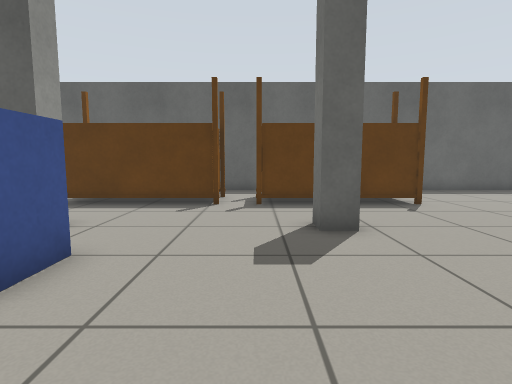
view 1 (above)

24 first-person views from a walk through a robot-simulator world made for Gazebo. The camera is 0.72 m above the floor, tilts 6° down and sees 80° across. The floor is counted in squares, 0.5 m on a side. Each view is taken from the middle of a square. On the plan, view 1 faces up. The plan holds only what a view shows up to about 14 squares ahead; the rest is blank.

view 2
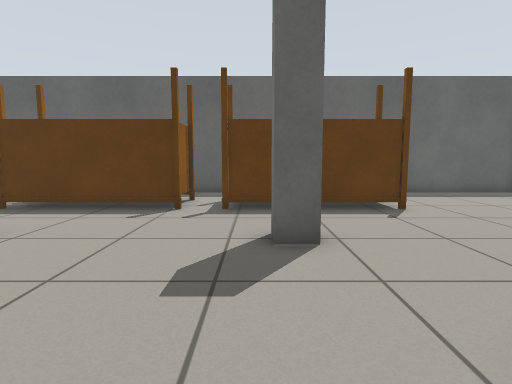

view 3
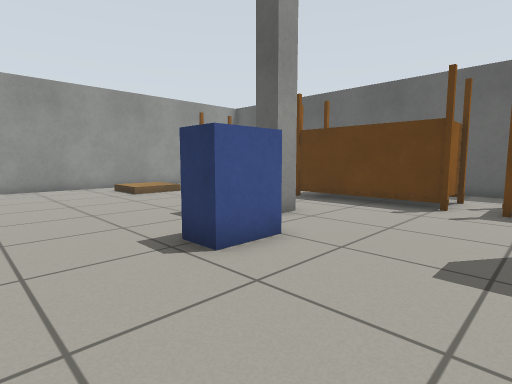

view 4
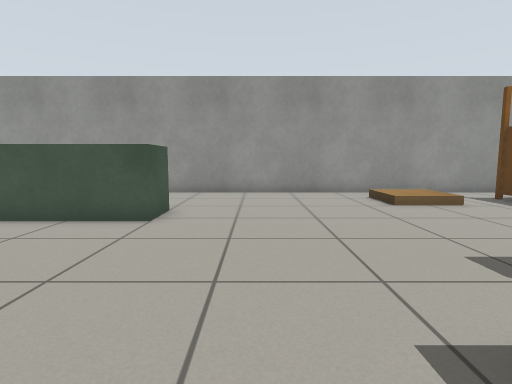

view 5
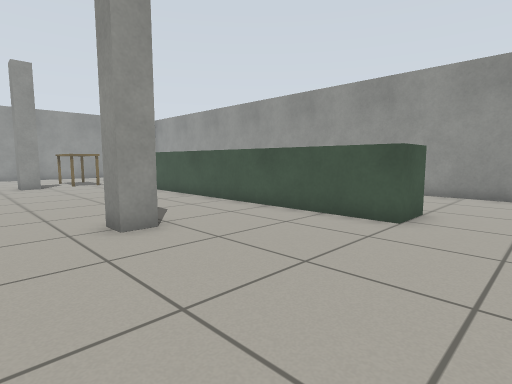

view 6
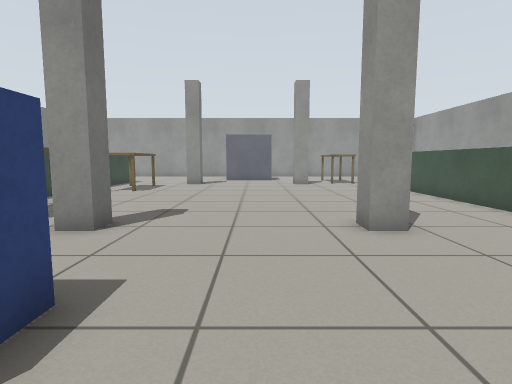

view 7
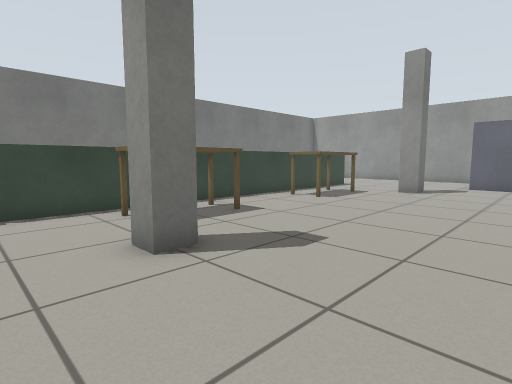

view 8
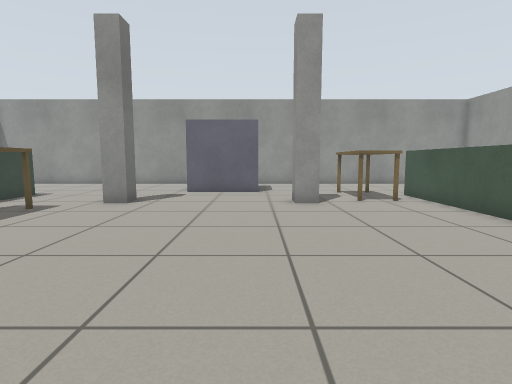

view 9
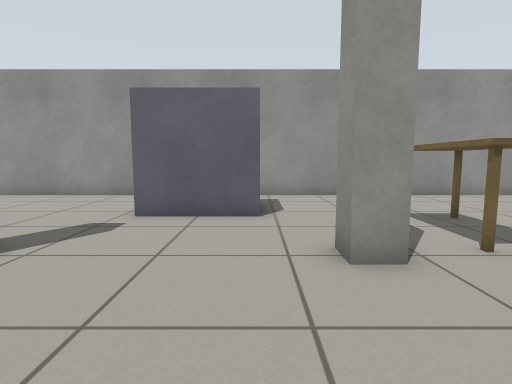

view 10
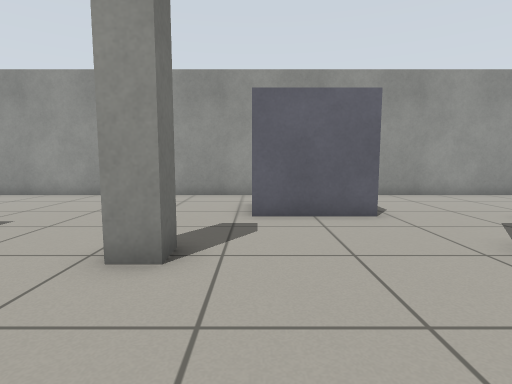

view 11
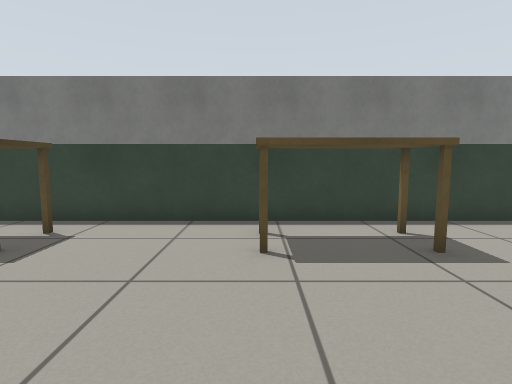

view 12
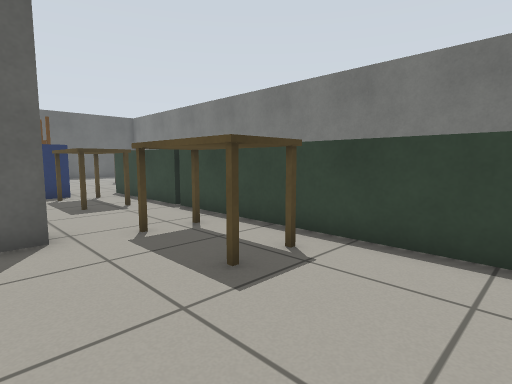

view 13
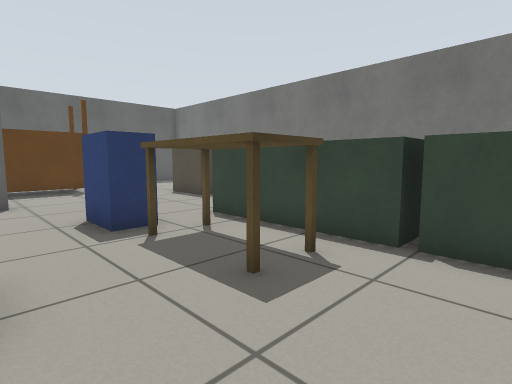

view 14
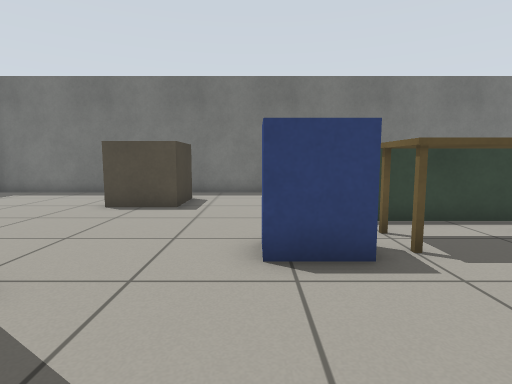

view 15
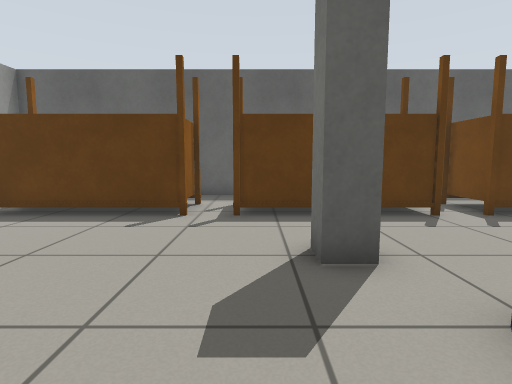

view 16
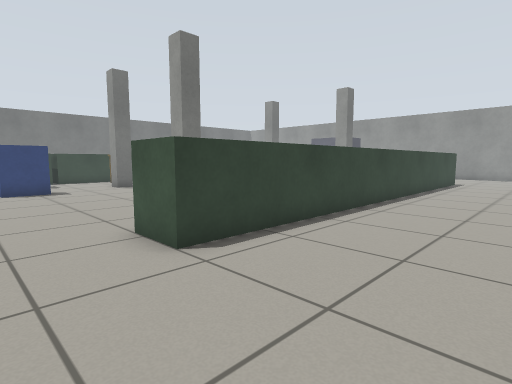

view 17
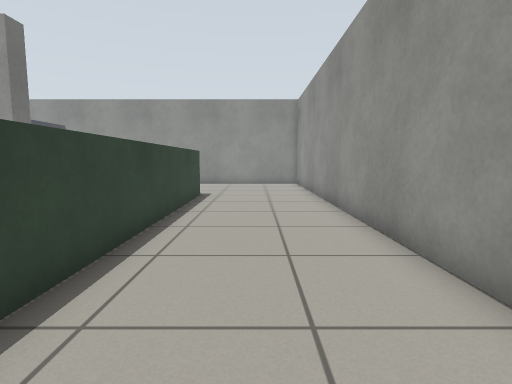

view 18
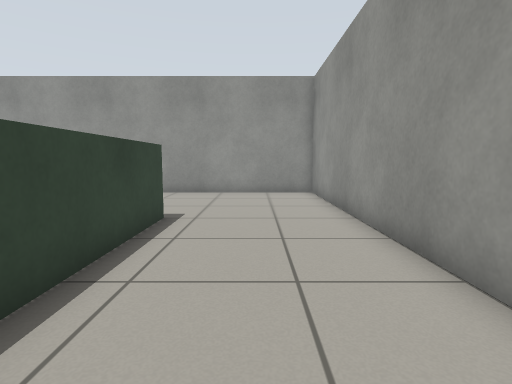

view 19
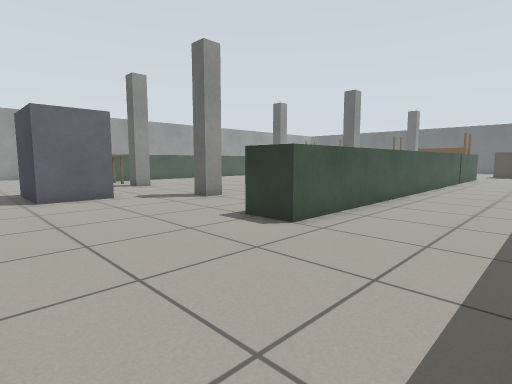

view 20
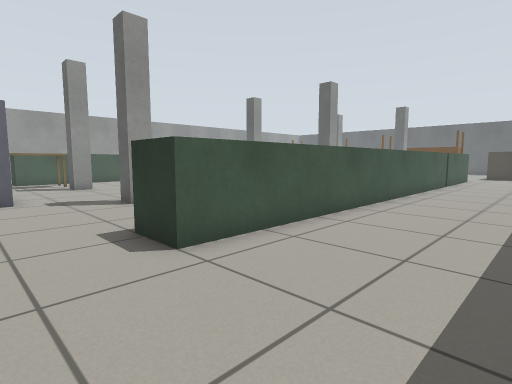

view 21
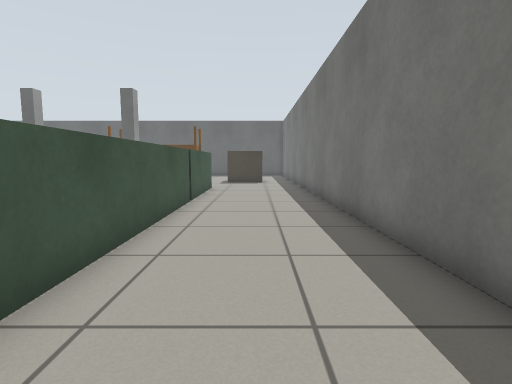

view 22
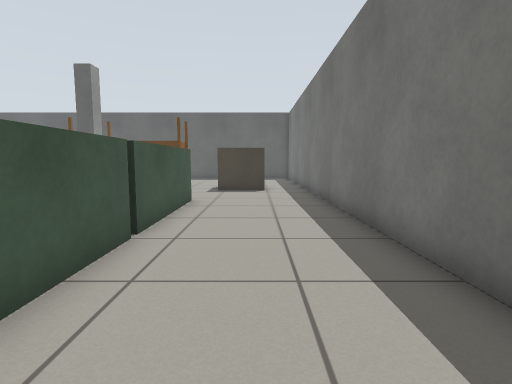

view 23
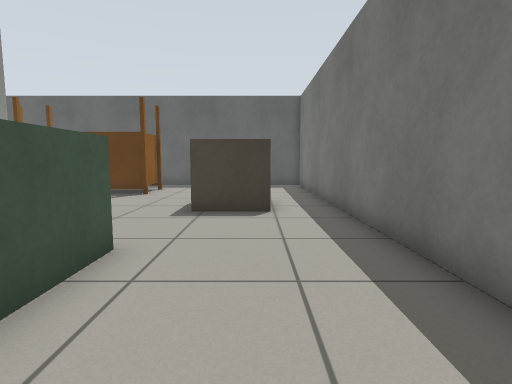

view 24
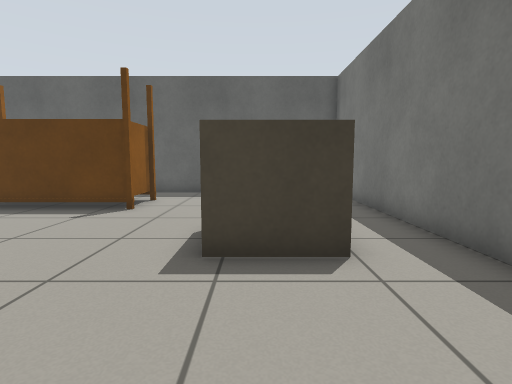

### Floor plan
Key: @ floor where view 1 was taken; # wall or solid block; . main floor; : floor 0.15 m higher than the main floor; P grey post; B blue box; G green box; R grey box; W brown box; O other object.
Columns run from 16 left of view 1 to 13 right of it. Each row starts with its distance up from view 1.
 15 ##############################
 14 #       ..    ..     ........#
 13 #       ..    ...    ........#
 12 #       O.O    OO    O.......#
 11 #..     O.     OO    O.......#
 10 #..OOOOOO.OOOOOOOOOOOO.......#
  9 # ...........................#
  8 #   ...................... ..#
  7 #   :......P......P.....W  ..#
  6 #.  :......P......P.....WWW..#
  5 #............................#
  4 #...........BB...............#
  3 #...........BB......B........#
  2 #..................BB..G.....#
  1 #.....................GG.....#
  0 #...............@...OOGG.....#
 -1 #...............BB..OOGG.....#
 -2 #.....GG........BB..OOGG.....#
 -3 #.....GG..............GG.....#
 -4 #.....GG..............GG.....#
 -5 #.....GG...P......P...GG.....#
 -6 # ....GG...P......P.OOGG.....#
 -7 # ....GG............OOGG.....#
 -8 # ....GG.. .........OOGG.....#
 -9 #.....GG.. .........OOGG.....#
-10 #.....GG..............GG.....#
-11 #.....GG..............GG.....#
-12 #.....GG..............GG.....#
-13 #.....GG............OOGG.... #
-14 #.....GG............OOGG.... #
-15 #.....GG............OOGG.... #
-16 #.....GG............OOGG.....#
-17 #.....GG...P......P...GG.....#
-18 #.....GGOO.P......P...GG.....#
-19 #.....GGOO............GG.....#
-20 #.......OO...................#
-21 #............RRRR............#
-22 #............   R............#
-23 #............RRRR............#
-24 #........................... #
-25 #.............  ........... .
-26 ############################

Where each view was taken, in squares from view 1:
view 1: 0 up, 0 right, facing up
view 2: 1 up, 1 right, facing up
view 3: 0 up, 1 right, facing up-left
view 4: 1 up, 2 left, facing left
view 5: 1 up, 2 left, facing down-left
view 6: 1 up, 2 left, facing down
view 7: 3 down, 3 left, facing down-right
view 8: 7 down, 3 left, facing down
view 9: 13 down, 3 left, facing down
view 10: 13 down, 0 right, facing down
view 11: 13 down, 1 left, facing right
view 12: 12 down, 1 right, facing up-right
view 13: 5 down, 1 right, facing up-right
view 14: 3 up, 1 left, facing right
view 15: 2 up, 6 left, facing up
view 16: 1 up, 15 left, facing down-right
view 17: 7 down, 13 left, facing down
view 18: 12 down, 13 left, facing down
view 19: 25 down, 12 right, facing up-left
view 20: 22 down, 12 right, facing up-left
view 21: 14 down, 10 right, facing up
view 22: 9 down, 10 right, facing up
view 23: 3 down, 10 right, facing up
view 24: 1 up, 9 right, facing up
